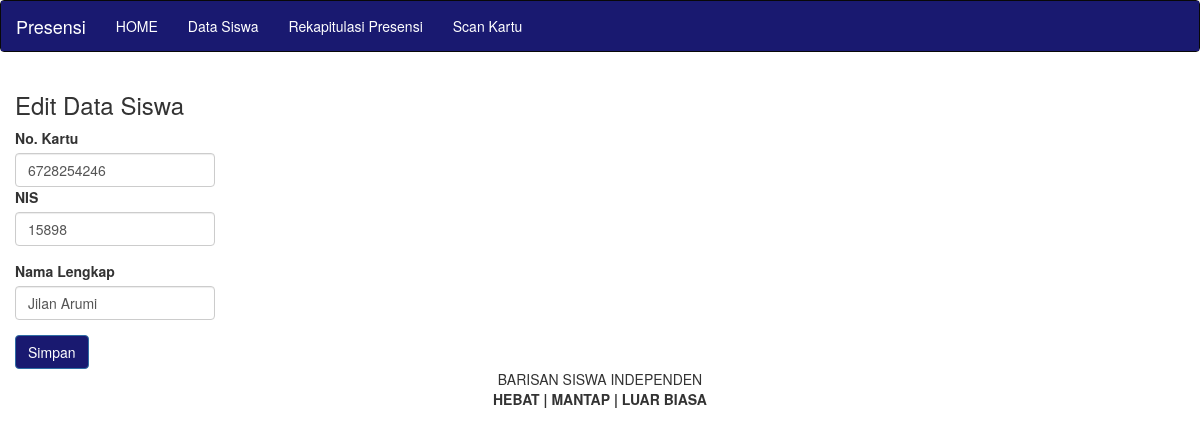
Screenshot of /edit.php?ID=8 with the database file from the repository.
### tables this page shows
CREATE TABLE `siswa` (
  `ID` int(11) NOT NULL,
  `NIS` int(20) NOT NULL,
  `No_Kartu` varchar(20) NOT NULL,
  `Nama_Lengkap` varchar(100) NOT NULL
);

### edit.php (the view, shortened to what this page needs)
<?php
    include "koneksi.php";
    $ID = $_GET['ID'];
    $Cari = mysqli_query($konek, "select * from siswa where ID='$ID'");
    $Hasil = mysqli_fetch_array($Cari);
?>
<!DOCTYPE html>
<html>
<head>
    <?php include "header.php"; ?>
</head>
<body>
    <?php include "menu.php"; ?>
    <div class="container-fluid">
        <h3> Edit Data Siswa </h3>
        <form method="POST">
            <div>
            <class="form-group">
                <label>No. Kartu</label>
                <input type="text" name="No_Kartu" id="No. Kartu" placeholder="No. Kartu Siswa" class="form-control" style="width: 200px" value="<?php echo $Hasil['No_Kartu'];?>">
            </div>
            <div class="form-group">
                <label>NIS</label>
                <input type="text" name="NIS" id="NIS" placeholder="NIS Siswa" class="form-control" style="width: 200px" value="<?php echo $Hasil['NIS'];?>">
            </div>
            <div class="form-group">
                <label>Nama Lengkap</label>
                <input type="text" name="Nama_Lengkap" id="Nama Lengkap" placeholder="Nama Lengkap Siswa" class="form-control" style="width: 200px" value="<?php echo $Hasil['Nama_Lengkap'];?>">
            </div>
            <button class="btn btn-primary" name="btnSimpan" id="btnSimpan" style="background-color: midnightblue; color: white">Simpan</button>
        </form>
    </div>
    <?php include "footer.php"; ?>
</body>
</html>

### rows the page displays
siswa: No_Kartu "6728254246", NIS "15898", Nama_Lengkap "Jilan Arumi"
